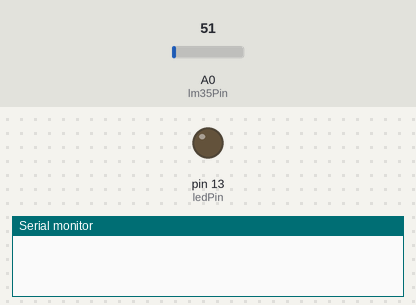
The sketch below on a simulated Arduino Uno, built with avr-gcc and run on an emulated ATmega328P. Parts: output pins drawn as LEDs (lit = HIGH), the last lines printed to the serial monitor. The test bench sets the inputs (shaded band); at power-on: A0 (lm35Pin) = 51. The modem accepts every AT command (registered, SIM ready, sends succeed) and sends nothing else.

Above: at 10.2 s.
At 15.4 s:
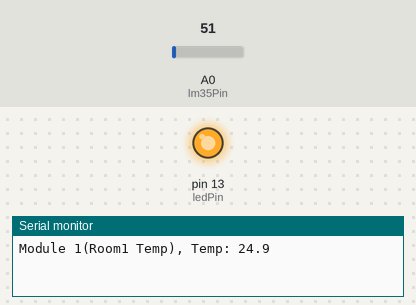
Timing chart, 0 to 18.4 s (numbered marks = the images above):
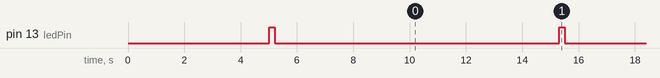

Measured:
- by itself, pin 13 (ledPin): alternates HIGH for 0.20 s and LOW for 10.1 s

The sketch:

SmartTempMonitor.ino
```cpp
/*
 * Author: Sanjoth Shaw
 * Purpose: Sending temperature data continously to a dedicated server using UDP protocol.
 * Language: C
 * Harware : Arduino UNO w/ LM35 (Temperature), ESP8266 (Wi-Fi module)
 */

#include <SoftwareSerial.h>
#include <stdlib.h>

// LED
int ledPin = 13;
// LM35 analog input
int lm35Pin = 0;


// connect 10 to TX of Serial USB
// connect 11 to RX of serial USB
SoftwareSerial ser(10, 11); // RX, TX

// this runs once
void setup() {
  // initialize the digital pin as an output.
  pinMode(ledPin, OUTPUT);

  // enable debug serial
  Serial.begin(9600);
  // enable software serial
  ser.begin(9600);

  // reset ESP8266
  ser.println("AT+RST");
  delay(5000);
}


// the loop
void loop() {

  // blink LED on board
  digitalWrite(ledPin, HIGH);
  delay(200);
  digitalWrite(ledPin, LOW);

  // read the value from LM35.
  // read 10 values for averaging.
  int val = 0;
  for(int i = 0; i < 10; i++) {
      val += analogRead(lm35Pin);
      delay(500);
  }

  // convert to temp:
  // temp value is in 0-1023 range
  // LM35 outputs 10mV/degree C. ie, 1 Volt => 100 degrees C
  // So Temp = (avg_val/1023)*5 Volts * 100 degrees/Volt
  float temp = val*50.0f/1023.0f;

  // convert to string
  char buf[16];
  String strTemp = dtostrf(temp, 4, 1, buf);

  String Label = "Module 1(Room1 Temp), Temp: ";
  Label += strTemp;

  Serial.println(Label);

  // UDP connection
  String cmd = "AT+CIPSTART=\"UDP\",\"";
  cmd += "125.99.18.41"; // IP on which data is to be sent
  cmd += "\",32000";
  ser.println(cmd);

  if(ser.find("Error")){
    Serial.println("AT+CIPSTART error");
    return;
  }


  // send data length
  cmd = "AT+CIPSEND=";
  cmd += String(Label.length());
  ser.println(cmd);

  delay(2000);

  if(ser.find(">")){
    ser.print(Label);
  }
  else{
    ser.println("AT+CIPCLOSE");
    // alert user
    ser.println("AT+RST");
    delay(5000);
    Serial.println("AT+CIPCLOSE");
  }


  delay(2000);
}
```
